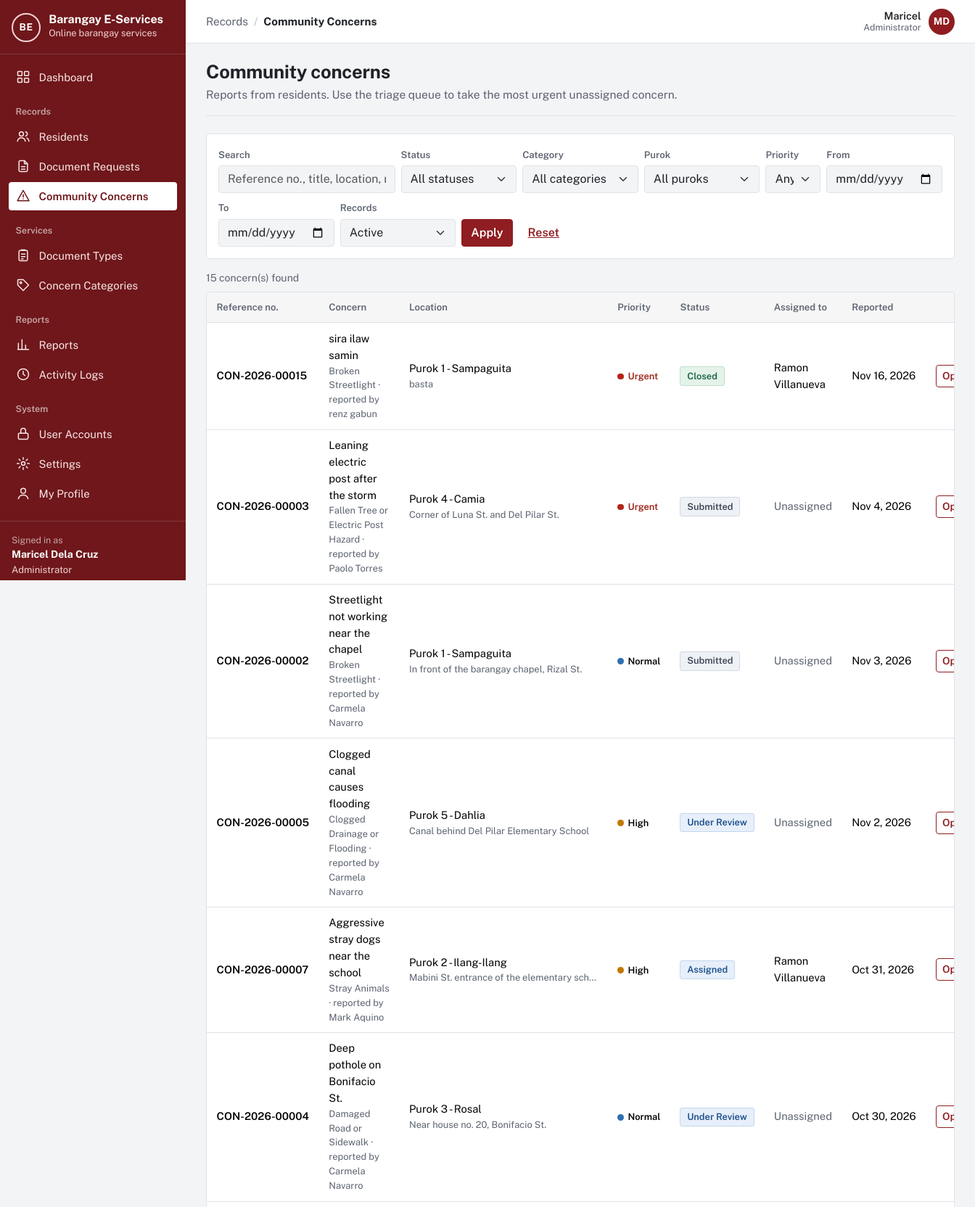
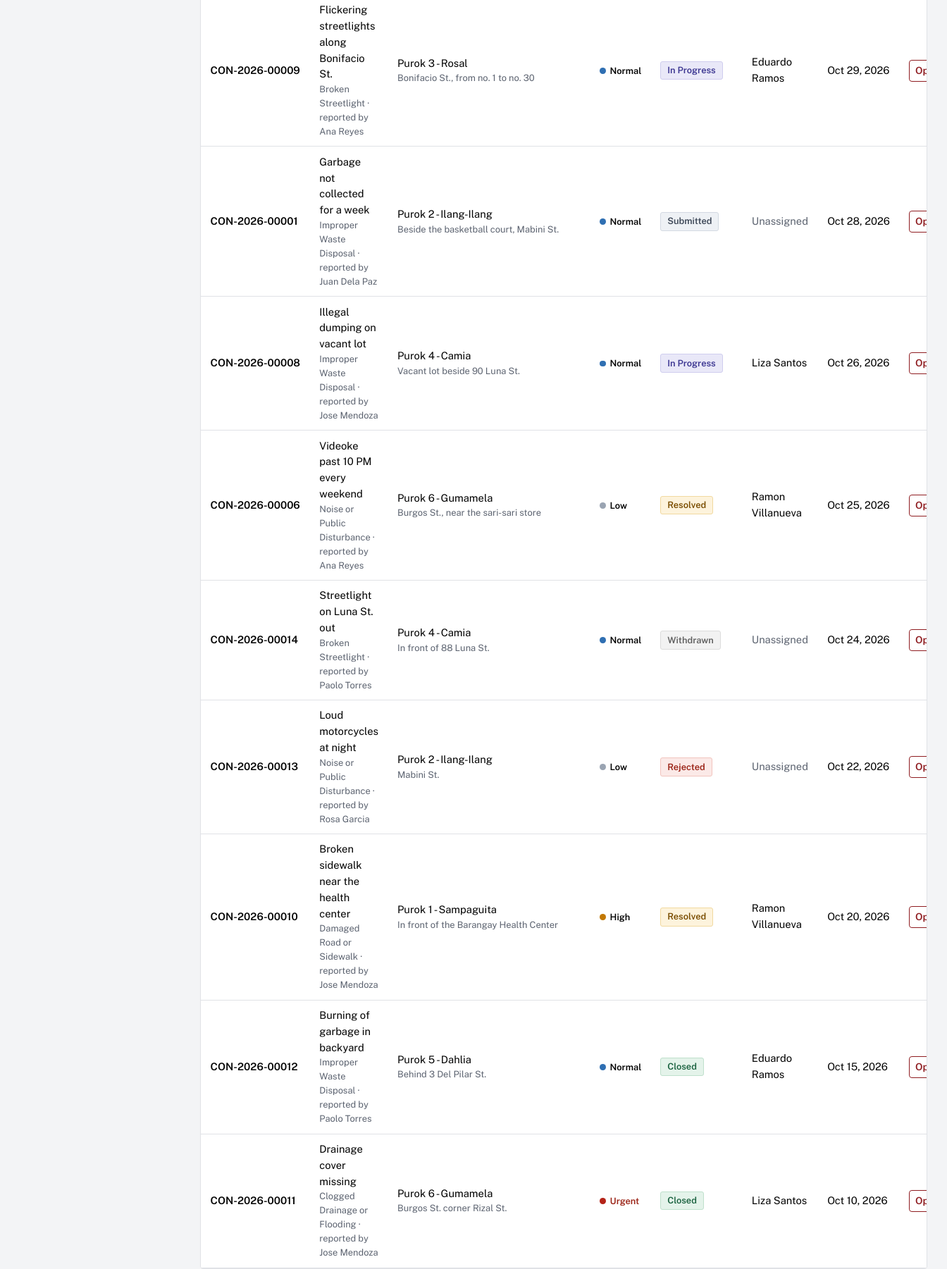
The app's page /barangay-eservices/concerns.php (signed in, upper part) with its own data (2 pictures, top to bottom).
### tables this page shows
CREATE TABLE `users` (
  `user_id` int(10) UNSIGNED NOT NULL,
  `role_id` tinyint(3) UNSIGNED NOT NULL,
  `purok_id` smallint(5) UNSIGNED DEFAULT NULL,
  `first_name` varchar(60) NOT NULL,
  `last_name` varchar(60) NOT NULL,
  `email` varchar(120) NOT NULL,
  `contact_no` varchar(13) DEFAULT NULL,
  `street_address` varchar(150) DEFAULT NULL,
  `password_hash` varchar(255) NOT NULL,
  `email_verified_at` datetime DEFAULT NULL,
  `is_active` tinyint(1) NOT NULL DEFAULT 1,
  `failed_logins` tinyint(3) UNSIGNED NOT NULL DEFAULT 0,
  `locked_until` datetime DEFAULT NULL,
  `created_at` datetime NOT NULL DEFAULT current_timestamp(),
  `updated_at` datetime NOT NULL DEFAULT current_timestamp() ON UPDATE current_timestamp()
);

CREATE TABLE `roles` (
  `role_id` tinyint(3) UNSIGNED NOT NULL,
  `role_key` varchar(20) NOT NULL,
  `role_name` varchar(50) NOT NULL
);

CREATE TABLE `concerns` (
  `concern_id` int(10) UNSIGNED NOT NULL,
  `reference_no` varchar(20) DEFAULT NULL,
  `resident_id` int(10) UNSIGNED NOT NULL,
  `category_id` smallint(5) UNSIGNED NOT NULL,
  `purok_id` smallint(5) UNSIGNED NOT NULL,
  `title` varchar(120) NOT NULL,
  `description` text NOT NULL,
  `location` varchar(200) NOT NULL,
  `priority` tinyint(3) UNSIGNED NOT NULL,
  `status` enum('Submitted','Under Review','Assigned','In Progress','Resolved','Closed','Rejected','Withdrawn') NOT NULL DEFAULT 'Submitted',
  `assigned_to` int(10) UNSIGNED DEFAULT NULL,
  `resolution` varchar(1000) DEFAULT NULL,
  `is_archived` tinyint(1) NOT NULL DEFAULT 0,
  `created_at` datetime NOT NULL DEFAULT current_timestamp(),
  `updated_at` datetime NOT NULL DEFAULT current_timestamp() ON UPDATE current_timestamp()
);

CREATE TABLE `concern_categories` (
  `category_id` smallint(5) UNSIGNED NOT NULL,
  `name` varchar(100) NOT NULL,
  `description` varchar(500) NOT NULL,
  `default_priority` tinyint(3) UNSIGNED NOT NULL DEFAULT 2,
  `is_archived` tinyint(1) NOT NULL DEFAULT 0,
  `created_at` datetime NOT NULL DEFAULT current_timestamp(),
  `updated_at` datetime NOT NULL DEFAULT current_timestamp() ON UPDATE current_timestamp()
);

CREATE TABLE `puroks` (
  `purok_id` smallint(5) UNSIGNED NOT NULL,
  `purok_name` varchar(60) NOT NULL
);

### barangay-eservices/concerns.php (the view, shortened to what the rows shown need)
<?php
require __DIR__ . '/app/bootstrap.php';
$user = require_role(ROLE_RESIDENT, ROLE_STAFF, ROLE_ADMIN);
$isResident = $user['role_key'] === ROLE_RESIDENT;
$statuses = ['Submitted', 'Under Review', 'Assigned', 'In Progress', 'Resolved', 'Closed', 'Rejected', 'Withdrawn'];
$f = [
    'q'        => query_param('q'),
    'status'   => in_array(query_param('status'), $statuses, true) ? query_param('status') : '',
    'category' => ctype_digit(query_param('category')) ? query_param('category') : '',
    'purok'    => ctype_digit(query_param('purok')) ? query_param('purok') : '',
    'priority' => in_array(query_param('priority'), ['1', '2', '3', '4'], true) ? query_param('priority') : '',
    'from'     => preg_match('/^\d{4}-\d{2}-\d{2}$/', query_param('from')) ? query_param('from') : '',
    'to'       => preg_match('/^\d{4}-\d{2}-\d{2}$/', query_param('to')) ? query_param('to') : '',
    'mine'     => query_param('mine') === '1' ? '1' : '',
    'archived' => in_array(query_param('archived'), ['1', 'all'], true) ? query_param('archived') : '',
];
$where = [];
$params = [];
if ($isResident) {
    $where[] = 'c.resident_id = ?';
    $params[] = (int) $user['user_id'];
} elseif ($f['archived'] === '1') {
    $where[] = 'c.is_archived = 1';
} elseif ($f['archived'] === '') {
    $where[] = 'c.is_archived = 0';
}
$whereSql = $where ? 'WHERE ' . implode(' AND ', $where) : '';
$from = "FROM concerns c
         JOIN concern_categories cc ON cc.category_id = c.category_id
         JOIN puroks p ON p.purok_id = c.purok_id
         JOIN users u ON u.user_id = c.resident_id
         LEFT JOIN users a ON a.user_id = c.assigned_to $whereSql";
$total = (int) db_value("SELECT COUNT(*) $from", $params);
[$limit, $offset, $page, $pages] = paginate($total);
$rows = db_all(
    "SELECT c.concern_id, c.reference_no, c.title, c.location, c.priority, c.status, c.created_at, c.is_archived,
            cc.name AS category_name, p.purok_name, u.first_name, u.last_name,
            a.first_name AS a_first_name, a.last_name AS a_last_name
     $from ORDER BY c.created_at DESC, c.concern_id DESC LIMIT ? OFFSET ?",
    array_merge($params, [$limit, $offset])
);
$pageTitle = $isResident ? 'My community concerns' : 'Community concerns';
$activeNav = 'concerns';
require APP_ROOT . '/app/views/header.php';
?>
<div class="page-head">
  <div>
    <h1><?= e($pageTitle) ?></h1>
    <p><?= $isResident ? 'Problems you reported in the barangay and what has been done about them.' : 'Reports from residents. Use the triage queue to take the most urgent unassigned concern.' ?></p>
  </div>
</div>
<form class="filters" method="get" role="search" aria-label="Filter concerns">
  <div class="row g-2 align-items-end">
    <div class="col-md-3">
      <label class="form-label" for="q">Search</label>
      <input class="form-control" id="q" name="q" value="<?= e($f['q']) ?>" placeholder="Reference no., title, location<?= $isResident ? '' : ', resident' ?>">
    </div>
  </div>
</form>
<div class="table-wrap">
  <?php if (!$rows): ?>
    <div class="empty">
      <p>No concerns match these filters.</p>
      <?php if ($isResident): ?><a class="btn btn-primary btn-sm" href="<?= e(url('resident/concern-form.php')) ?>">Report a concern</a><?php endif; ?>
    </div>
  <?php else: ?>
  <table class="table">
    <thead>
      <tr>
        <th scope="col">Reference no.</th>
        <th scope="col">Concern</th>
        <th scope="col">Location</th>
        <th scope="col">Priority</th>
        <th scope="col">Status</th>
        <?php if (!$isResident): ?><th scope="col">Assigned to</th><?php endif; ?>
        <th scope="col">Reported</th>
        <th scope="col"><span class="visually-hidden">Actions</span></th>
      </tr>
    </thead>
    <tbody>
    <?php foreach ($rows as $r): ?>
      <tr>
        <td class="ref"><?= e($r['reference_no']) ?></td>
        <td><?= e($r['title']) ?><div class="small text-muted"><?= e($r['category_name']) ?><?= $isResident ? '' : ' · reported by ' . e(full_name($r)) ?></div></td>
        <td><?= e($r['purok_name']) ?><div class="small text-muted text-truncate cell-clip"><?= e($r['location']) ?></div></td>
        <td><?= priority_badge((int) $r['priority']) ?></td>
        <td><?= status_badge($r['status']) ?><?= $r['is_archived'] ? ' <span class="status status-muted">Archived</span>' : '' ?></td>
        <?php if (!$isResident): ?><td><?= $r['a_first_name'] ? e(full_name($r, 'a_')) : '<span class="text-muted">Unassigned</span>' ?></td><?php endif; ?>
        <td class="nowrap"><?= e(format_date($r['created_at'])) ?></td>
        <td class="text-end"><a class="btn btn-sm btn-outline-primary" href="<?= e(url('concern.php?id=' . (int) $r['concern_id'])) ?>">Open<span class="visually-hidden"> <?= e($r['reference_no']) ?></span></a></td>
      </tr>
    <?php endforeach; ?>
    </tbody>
  </table>
  <?php endif; ?>
</div>
<?php require APP_ROOT . '/app/views/footer.php'; ?>

### barangay-eservices/app/views/header.php (shortened to what the rows shown need)
<?php
$user = current_user();
$role = $user['role_key'] ?? null;
$verified = $user && is_verified($user);
$activeNav = $activeNav ?? '';
$appLayout = $user && $verified;
$groups = [];
if ($appLayout && $role === ROLE_ADMIN) {
    $groups = [
        '' => ['dashboard' => ['admin/dashboard.php', 'Dashboard', 'dashboard']],
        'Records' => [
            'residents' => ['residents.php', 'Residents', 'residents'],
            'requests'  => ['requests.php', 'Document Requests', 'document'],
            'concerns'  => ['concerns.php', 'Community Concerns', 'concern'],
        ],
        'Services' => [
            'doctypes'   => ['admin/document-types.php', 'Document Types', 'services'],
            'categories' => ['admin/categories.php', 'Concern Categories', 'category'],
        ],
        'Reports' => [
            'reports' => ['reports.php', 'Reports', 'reports'],
            'logs'    => ['admin/logs.php', 'Activity Logs', 'logs'],
        ],
        'System' => [
            'users'    => ['admin/users.php', 'User Accounts', 'accounts'],
            'settings' => ['admin/settings.php', 'Settings', 'settings'],
            'profile'  => ['profile.php', 'My Profile', 'profile'],
        ],
    ];
}
$crumbGroup = '';
$crumbItem = $pageTitle ?? '';
foreach ($groups as $label => $items) {
    if (isset($items[$activeNav])) {
        $crumbGroup = $label;
        $crumbItem = $items[$activeNav][1];
    }
}
?><!doctype html>
<html lang="en">
<head>
  <link rel="stylesheet" href="<?= e(asset('vendor/bootstrap/bootstrap.min.css')) ?>">
  <link rel="stylesheet" href="<?= e(asset('css/app.css')) ?>">
</head>
<body class="<?= $appLayout ? 'app-body' : 'public-body' ?>">
<?php if ($appLayout): ?>
<div class="app-shell">
  <aside class="sidebar offcanvas-lg offcanvas-start" id="sidebar" tabindex="-1" aria-label="Main navigation">
    <div class="sidebar-brand">
      <a class="brand" href="<?= e(url(home_path_for_role($role))) ?>">
        <?= render_app_mark() ?>
        <span class="brand-text">
          <span class="brand-name"><?= e(app_name()) ?></span>
          <span class="brand-sub">Online barangay services</span>
        </span>
      </a>
    </div>
    <nav class="sidebar-nav">
      <?php foreach ($groups as $label => $items): ?>
        <?php if ($label !== ''): ?><div class="sidebar-heading"><?= e($label) ?></div><?php endif; ?>
        <ul class="sidebar-list">
          <?php foreach ($items as $key => [$path, $itemLabel, $iconName]): ?>
            <li>
              <a class="sidebar-link<?= $key === $activeNav ? ' active' : '' ?>" <?= $key === $activeNav ? 'aria-current="page"' : '' ?> href="<?= e(url($path)) ?>">
                <?= icon($iconName) ?><span><?= e($itemLabel) ?></span>
              </a>
            </li>
          <?php endforeach; ?>
        </ul>
      <?php endforeach; ?>
    </nav>
    <div class="sidebar-user">
      <div class="sidebar-user-label">Signed in as</div>
      <div class="sidebar-user-name"><?= e(full_name($user)) ?></div>
      <div class="sidebar-user-role"><?= e($user['role_name']) ?></div>
      <form method="post" action="<?= e(url('auth/logout.php')) ?>">
      </form>
    </div>
  </aside>
  <div class="app-main">
    <header class="topbar">
      <nav class="topbar-crumb" aria-label="You are here">
        <?php if ($crumbGroup !== ''): ?><span class="crumb-group"><?= e($crumbGroup) ?></span><span class="crumb-sep" aria-hidden="true">/</span><?php endif; ?>
        <span class="crumb-item"><?= e($crumbItem) ?></span>
      </nav>
      <div class="topbar-user">
        <span class="topbar-user-text"><span class="topbar-user-name"><?= e($user['first_name']) ?></span><span class="topbar-user-role"><?= e($user['role_name']) ?></span></span>
        <a class="avatar" href="<?= e(url('profile.php')) ?>" title="My profile" aria-label="My profile"><?= e(mb_strtoupper(mb_substr($user['first_name'], 0, 1) . mb_substr($user['last_name'], 0, 1))) ?></a>
      </div>
    </header>
    <main id="main" class="page">
<?php endif; ?>

### barangay-eservices/app/lib/workflow.php (shortened to what the rows shown need)
<?php
function status_badge(string $status): string
{
    $tone = match ($status) {
        'Pending', 'Submitted'                    => 'waiting',
        'Under Review', 'Assigned'                => 'review',
        'Approved', 'Processing', 'In Progress'   => 'active',
        'Ready for Pickup', 'Resolved'            => 'ready',
        'Released', 'Closed'                      => 'done',
        'Rejected'                                => 'stopped',
        'Cancelled', 'Withdrawn'                  => 'muted',
        default                                   => 'muted',
    };
    return '<span class="status status-' . $tone . '">' . e($status) . '</span>';
}
function priority_badge(int $priority): string
{
    return '<span class="prio prio-' . $priority . '">' . e(PRIORITY_LABELS[$priority] ?? '?') . '</span>';
}

### records on screen
users: full_name($user) "Maricel Dela Cruz", role.role_name "Administrator", first_name "Maricel", first_name+last_name "MD", role.role_key "Community concerns"
concerns: reference_no "CON-2026-00015", title "sira ilaw samin", category.name "Broken Streetlight", resident.last_name "renz gabun", purok.purok_name "Purok 1 - Sampaguita", location "basta", priority "Urgent", status "Closed", assigned_to.last_name "Ramon Villanueva", created_at "Nov 16, 2026"
concerns: reference_no "CON-2026-00003", title "Leaning electric post after the storm", category.name "Fallen Tree or Electric Post Hazard", resident.last_name "Paolo Torres", purok.purok_name "Purok 4 - Camia", location "Corner of Luna St. and Del Pilar St.", priority "Urgent", status "Submitted", shows "Unassigned", created_at "Nov 4, 2026"
concerns: reference_no "CON-2026-00002", title "Streetlight not working near the chapel", category.name "Broken Streetlight", resident.last_name "Carmela Navarro", purok.purok_name "Purok 1 - Sampaguita", location "In front of the barangay chapel, Rizal St.", priority "Normal", status "Submitted", shows "Unassigned", created_at "Nov 3, 2026"
concerns: reference_no "CON-2026-00005", title "Clogged canal causes flooding", category.name "Clogged Drainage or Flooding", resident.last_name "Carmela Navarro", purok.purok_name "Purok 5 - Dahlia", location "Canal behind Del Pilar Elementary School", priority "High", status "Under Review", shows "Unassigned", created_at "Nov 2, 2026"
concerns: reference_no "CON-2026-00007", title "Aggressive stray dogs near the school", category.name "Stray Animals", resident.last_name "Mark Aquino", purok.purok_name "Purok 2 - Ilang-Ilang", location "Mabini St. entrance of the elementary sch…", priority "High", status "Assigned", assigned_to.last_name "Ramon Villanueva", created_at "Oct 31, 2026"
concerns: reference_no "CON-2026-00004", title "Deep pothole on Bonifacio St.", category.name "Damaged Road or Sidewalk", resident.last_name "Carmela Navarro", purok.purok_name "Purok 3 - Rosal", location "Near house no. 20, Bonifacio St.", priority "Normal", status "Under Review", shows "Unassigned", created_at "Oct 30, 2026"
concerns: reference_no "CON-2026-00009", title "Flickering streetlights along Bonifacio St.", category.name "Broken Streetlight", resident.last_name "Ana Reyes", purok.purok_name "Purok 3 - Rosal", location "Bonifacio St., from no. 1 to no. 30", priority "Normal", status "In Progress", assigned_to.last_name "Eduardo Ramos", created_at "Oct 29, 2026"
concerns: reference_no "CON-2026-00001", title "Garbage not collected for a week", category.name "Improper Waste Disposal", resident.last_name "Juan Dela Paz", purok.purok_name "Purok 2 - Ilang-Ilang", location "Beside the basketball court, Mabini St.", priority "Normal", status "Submitted", shows "Unassigned", created_at "Oct 28, 2026"
concerns: reference_no "CON-2026-00008", title "Illegal dumping on vacant lot", category.name "Improper Waste Disposal", resident.last_name "Jose Mendoza", purok.purok_name "Purok 4 - Camia", location "Vacant lot beside 90 Luna St.", priority "Normal", status "In Progress", assigned_to.last_name "Liza Santos", created_at "Oct 26, 2026"
concerns: reference_no "CON-2026-00006", title "Videoke past 10 PM every weekend", category.name "Noise or Public Disturbance", resident.last_name "Ana Reyes", purok.purok_name "Purok 6 - Gumamela", location "Burgos St., near the sari-sari store", priority "Low", status "Resolved", assigned_to.last_name "Ramon Villanueva", created_at "Oct 25, 2026"
concerns: reference_no "CON-2026-00014", title "Streetlight on Luna St. out", category.name "Broken Streetlight", resident.last_name "Paolo Torres", purok.purok_name "Purok 4 - Camia", location "In front of 88 Luna St.", priority "Normal", status "Withdrawn", shows "Unassigned", created_at "Oct 24, 2026"
concerns: reference_no "CON-2026-00013", title "Loud motorcycles at night", category.name "Noise or Public Disturbance", resident.last_name "Rosa Garcia", purok.purok_name "Purok 2 - Ilang-Ilang", location "Mabini St.", priority "Low", status "Rejected", shows "Unassigned", created_at "Oct 22, 2026"
concerns: reference_no "CON-2026-00010", title "Broken sidewalk near the health center", category.name "Damaged Road or Sidewalk", resident.last_name "Jose Mendoza", purok.purok_name "Purok 1 - Sampaguita", location "In front of the Barangay Health Center", priority "High", status "Resolved", assigned_to.last_name "Ramon Villanueva", created_at "Oct 20, 2026"
concerns: reference_no "CON-2026-00012", title "Burning of garbage in backyard", category.name "Improper Waste Disposal", resident.last_name "Paolo Torres", purok.purok_name "Purok 5 - Dahlia", location "Behind 3 Del Pilar St.", priority "Normal", status "Closed", assigned_to.last_name "Eduardo Ramos", created_at "Oct 15, 2026"
concerns: reference_no "CON-2026-00011", title "Drainage cover missing", category.name "Clogged Drainage or Flooding", resident.last_name "Jose Mendoza", purok.purok_name "Purok 6 - Gumamela", location "Burgos St. corner Rizal St.", priority "Urgent", status "Closed", assigned_to.last_name "Liza Santos", created_at "Oct 10, 2026"

### other values on screen
app_name() "Barangay E-Services"
$itemLabel "Dashboard"
$label "Records"
$itemLabel "Residents"
$itemLabel "Document Requests"
$itemLabel "Community Concerns"
$label "Services"
$itemLabel "Document Types"
$itemLabel "Concern Categories"
$label "Reports"
$itemLabel "Reports"
$itemLabel "Activity Logs"
$label "System"
$itemLabel "User Accounts"
$itemLabel "Settings"
